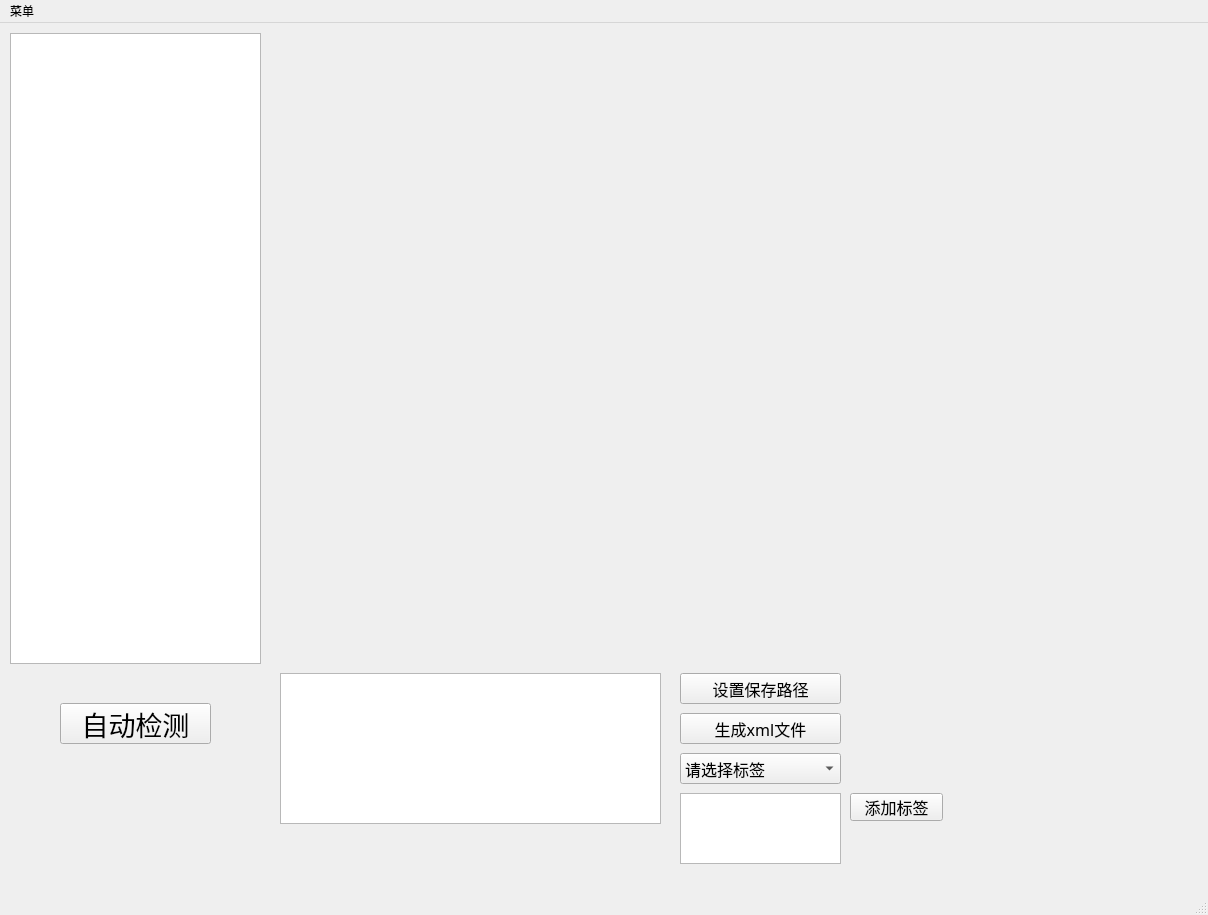
<?xml version="1.0" encoding="UTF-8"?>
<ui version="4.0">
 <class>MainWindow</class>
 <widget class="QMainWindow" name="MainWindow">
  <property name="geometry">
   <rect>
    <x>0</x>
    <y>0</y>
    <width>1208</width>
    <height>915</height>
   </rect>
  </property>
  <property name="windowTitle">
   <string>MainWindow</string>
  </property>
  <widget class="QWidget" name="centralwidget">
   <property name="font">
    <font>
     <pointsize>20</pointsize>
    </font>
   </property>
   <widget class="QListWidget" name="listWidget">
    <property name="geometry">
     <rect>
      <x>10</x>
      <y>10</y>
      <width>251</width>
      <height>631</height>
     </rect>
    </property>
   </widget>
   <widget class="QListWidget" name="roilistwidget">
    <property name="geometry">
     <rect>
      <x>280</x>
      <y>650</y>
      <width>381</width>
      <height>151</height>
     </rect>
    </property>
   </widget>
   <widget class="QPushButton" name="pushButton">
    <property name="geometry">
     <rect>
      <x>680</x>
      <y>690</y>
      <width>161</width>
      <height>31</height>
     </rect>
    </property>
    <property name="font">
     <font>
      <family>Agency FB</family>
      <pointsize>12</pointsize>
     </font>
    </property>
    <property name="text">
     <string>生成xml文件</string>
    </property>
   </widget>
   <widget class="QPushButton" name="pushButton_2">
    <property name="geometry">
     <rect>
      <x>680</x>
      <y>650</y>
      <width>161</width>
      <height>31</height>
     </rect>
    </property>
    <property name="font">
     <font>
      <family>Agency FB</family>
      <pointsize>12</pointsize>
     </font>
    </property>
    <property name="text">
     <string>设置保存路径</string>
    </property>
   </widget>
   <widget class="QWidget" name="verticalLayoutWidget">
    <property name="geometry">
     <rect>
      <x>270</x>
      <y>10</y>
      <width>931</width>
      <height>631</height>
     </rect>
    </property>
    <layout class="QVBoxLayout" name="verticalLayout"/>
   </widget>
   <widget class="QComboBox" name="comboBox">
    <property name="geometry">
     <rect>
      <x>680</x>
      <y>730</y>
      <width>161</width>
      <height>31</height>
     </rect>
    </property>
    <property name="font">
     <font>
      <family>Agency FB</family>
      <pointsize>12</pointsize>
     </font>
    </property>
    <item>
     <property name="text">
      <string>请选择标签</string>
     </property>
    </item>
   </widget>
   <widget class="QTextEdit" name="textEdit">
    <property name="geometry">
     <rect>
      <x>680</x>
      <y>770</y>
      <width>161</width>
      <height>71</height>
     </rect>
    </property>
    <property name="font">
     <font>
      <family>Agency FB</family>
      <pointsize>12</pointsize>
     </font>
    </property>
   </widget>
   <widget class="QPushButton" name="pushButton_3">
    <property name="geometry">
     <rect>
      <x>850</x>
      <y>770</y>
      <width>93</width>
      <height>28</height>
     </rect>
    </property>
    <property name="font">
     <font>
      <family>Agency FB</family>
      <pointsize>12</pointsize>
     </font>
    </property>
    <property name="text">
     <string>添加标签</string>
    </property>
   </widget>
   <widget class="QPushButton" name="pushButton_4">
    <property name="geometry">
     <rect>
      <x>60</x>
      <y>680</y>
      <width>151</width>
      <height>41</height>
     </rect>
    </property>
    <property name="text">
     <string>自动检测</string>
    </property>
   </widget>
  </widget>
  <widget class="QStatusBar" name="statusbar"/>
  <widget class="QMenuBar" name="menubar">
   <property name="geometry">
    <rect>
     <x>0</x>
     <y>0</y>
     <width>1208</width>
     <height>26</height>
    </rect>
   </property>
   <widget class="QMenu" name="menu">
    <property name="title">
     <string>菜单</string>
    </property>
    <addaction name="actionreadfile"/>
    <addaction name="actionexit"/>
   </widget>
   <addaction name="menu"/>
  </widget>
  <action name="actionreadfile">
   <property name="icon">
    <iconset>
     <normaloff>&lt;?xml version=&quot;1.0&quot; encoding=&quot;UTF-8&quot;?&gt;</normaloff>&lt;?xml version=&quot;1.0&quot; encoding=&quot;UTF-8&quot;?&gt;</iconset>
   </property>
   <property name="text">
    <string>读入图片</string>
   </property>
   <property name="shortcut">
    <string>Ctrl+F</string>
   </property>
  </action>
  <action name="actionexit">
   <property name="text">
    <string>退出</string>
   </property>
   <property name="statusTip">
    <string>点击鼠标退出系统</string>
   </property>
   <property name="shortcut">
    <string>Ctrl+Q</string>
   </property>
  </action>
 </widget>
 <resources/>
 <connections>
  <connection>
   <sender>actionexit</sender>
   <signal>triggered()</signal>
   <receiver>MainWindow</receiver>
   <slot>close()</slot>
   <hints>
    <hint type="sourcelabel">
     <x>-1</x>
     <y>-1</y>
    </hint>
    <hint type="destinationlabel">
     <x>453</x>
     <y>397</y>
    </hint>
   </hints>
  </connection>
 </connections>
</ui>
